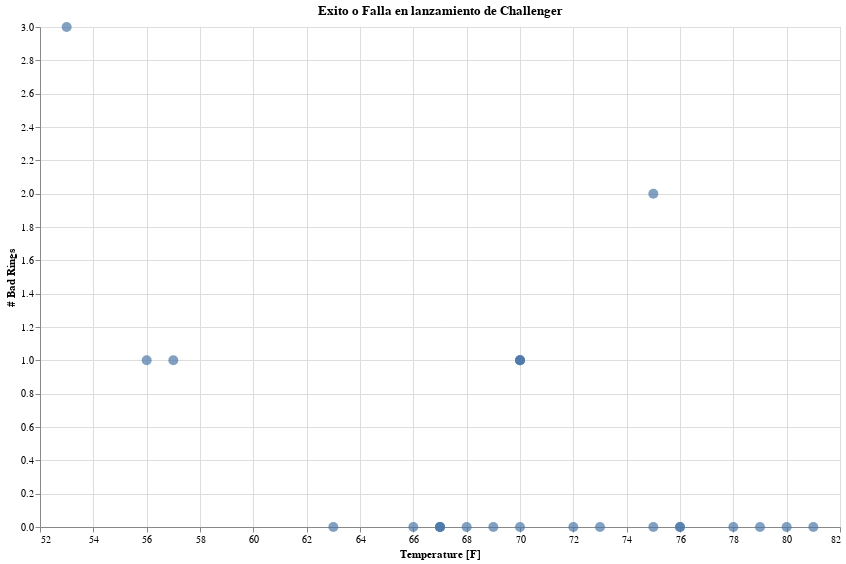

The cell this chart's notebook holds for it:
### Code cell
alt.Chart(challenger).mark_circle(size=100).encode(
    x=alt.X("temp_f", scale=alt.Scale(zero=False), title="Temperature [F]"),
    y=alt.Y("nm_bad_rings", title="# Bad Rings")
).properties(
    title="Exito o Falla en lanzamiento de Challenger",
    width=800,
    height=500
)

### Figure 1 — Vega-Lite specification as saved in the notebook (floating-point values rounded to 4 significant figures)
{"$schema": "https://vega.github.io/schema/vega-lite/v2.4.3.json", "config": {"view": {"height": 300, "width": 400}}, "data": {"values": [{"nm_bad_rings": 3, "temp_f": 53}, {"nm_bad_rings": 1, "temp_f": 56}, {"nm_bad_rings": 1, "temp_f": 57}, {"nm_bad_rings": 0, "temp_f": 63}, {"nm_bad_rings": 0, "temp_f": 66}, {"nm_bad_rings": 0, "temp_f": 67}, {"nm_bad_rings": 0, "temp_f": 67}, {"nm_bad_rings": 0, "temp_f": 67}, {"nm_bad_rings": 0, "temp_f": 68}, {"nm_bad_rings": 0, "temp_f": 69}, {"nm_bad_rings": 0, "temp_f": 70}, {"nm_bad_rings": 1, "temp_f": 70}, {"nm_bad_rings": 1, "temp_f": 70}, {"nm_bad_rings": 1, "temp_f": 70}, {"nm_bad_rings": 0, "temp_f": 72}, {"nm_bad_rings": 0, "temp_f": 73}, {"nm_bad_rings": 0, "temp_f": 75}, {"nm_bad_rings": 2, "temp_f": 75}, {"nm_bad_rings": 0, "temp_f": 76}, {"nm_bad_rings": 0, "temp_f": 76}, {"nm_bad_rings": 0, "temp_f": 78}, {"nm_bad_rings": 0, "temp_f": 79}, {"nm_bad_rings": 0, "temp_f": 80}, {"nm_bad_rings": 0, "temp_f": 81}]}, "encoding": {"x": {"field": "temp_f", "scale": {"zero": false}, "title": "Temperature [F]", "type": "quantitative"}, "y": {"field": "nm_bad_rings", "title": "# Bad Rings", "type": "quantitative"}}, "height": 500, "mark": {"size": 100, "type": "circle"}, "title": "Exito o Falla en lanzamiento de Challenger", "width": 800}
